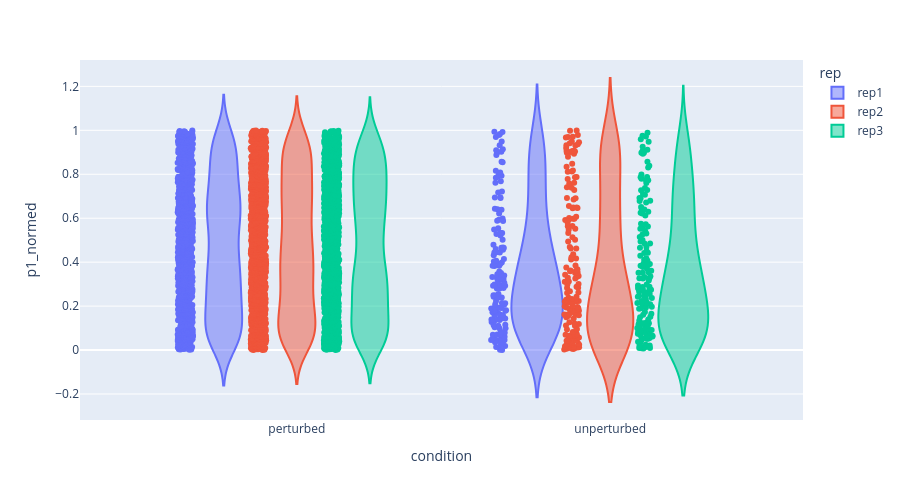

This figure's notebook cell:
### Code cell
f = px.violin(trip_agged, x='condition', y='p1_normed', points='all', width=900, hover_data=['fname', 'z'], height=500, color='rep')
f.write_html('C' + str(channel) + '_Triplet_p1normed_Perturbed_vs_Unperturbed.html')
f

### Figure 1 — Plotly figure (JSON) as saved in the notebook; plotly's stock layout.template omitted (floating-point values rounded to 4 significant figures; data arrays with more than 128 entries replaced by an {"elided": "..."} marker saying what was removed)
{"data": [{"alignmentgroup": "True", "box": {"visible": false}, "customdata": {"elided": "976x2 mixed values"}, "hovertemplate": "rep=rep1<br>condition=%{x}<br>p1_normed=%{y}<br>fname=%{customdata[0]}<br>z=%{customdata[1]}<extra></extra>", "legendgroup": "rep1", "marker": {"color": "#636efa"}, "name": "rep1", "offsetgroup": "rep1", "orientation": "v", "points": "all", "scalegroup": "True", "showlegend": true, "type": "violin", "x": {"elided": "976 str values"}, "x0": " ", "xaxis": "x", "y": {"elided": "976 float values"}, "y0": " ", "yaxis": "y"}, {"alignmentgroup": "True", "box": {"visible": false}, "customdata": {"elided": "1283x2 mixed values"}, "hovertemplate": "rep=rep2<br>condition=%{x}<br>p1_normed=%{y}<br>fname=%{customdata[0]}<br>z=%{customdata[1]}<extra></extra>", "legendgroup": "rep2", "marker": {"color": "#EF553B"}, "name": "rep2", "offsetgroup": "rep2", "orientation": "v", "points": "all", "scalegroup": "True", "showlegend": true, "type": "violin", "x": {"elided": "1283 str values"}, "x0": " ", "xaxis": "x", "y": {"elided": "1283 float values"}, "y0": " ", "yaxis": "y"}, {"alignmentgroup": "True", "box": {"visible": false}, "customdata": {"elided": "1385x2 mixed values"}, "hovertemplate": "rep=rep3<br>condition=%{x}<br>p1_normed=%{y}<br>fname=%{customdata[0]}<br>z=%{customdata[1]}<extra></extra>", "legendgroup": "rep3", "marker": {"color": "#00cc96"}, "name": "rep3", "offsetgroup": "rep3", "orientation": "v", "points": "all", "scalegroup": "True", "showlegend": true, "type": "violin", "x": {"elided": "1385 str values"}, "x0": " ", "xaxis": "x", "y": {"elided": "1385 float values"}, "y0": " ", "yaxis": "y"}], "layout": {"height": 500, "legend": {"title": {"text": "rep"}, "tracegroupgap": 0}, "margin": {"t": 60}, "violinmode": "group", "width": 900, "xaxis": {"anchor": "y", "domain": [0, 1], "title": {"text": "condition"}}, "yaxis": {"anchor": "x", "domain": [0, 1], "title": {"text": "p1_normed"}}}}
